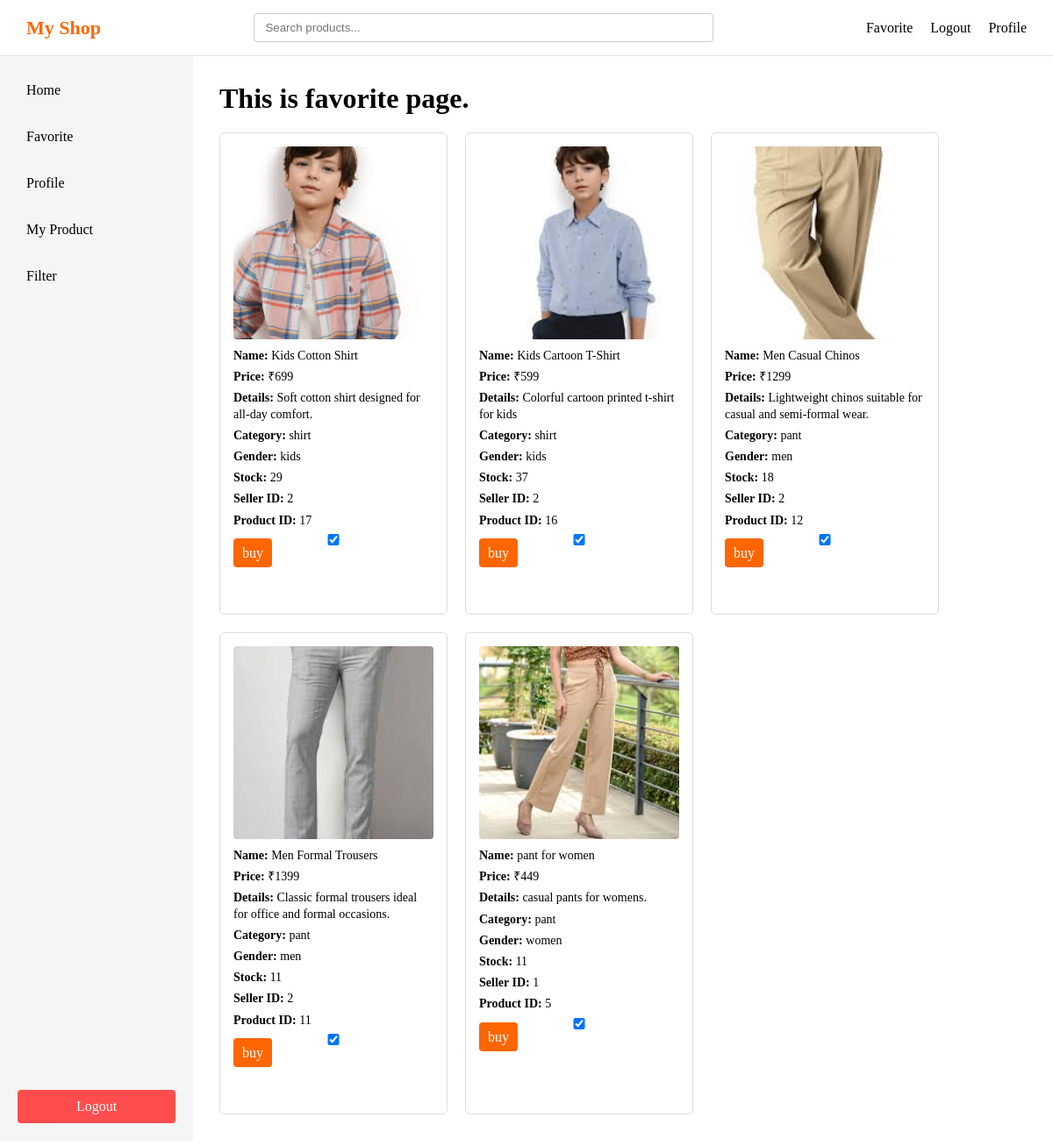
The app's page /favorite (signed in) with its own data.
### app/models/product.py (models this page shows)
class Product(db.Model):
    id=db.Column(db.Integer, primary_key = True)
    product_name = db.Column(db.String(100))
    product_price= db.Column(db.Integer)
    product_image= db.Column(db.String(200))
    product_details = db.Column(db.Text)
    product_category = db.Column(db.String(100))
    product_gender= db.Column(db.String(20))
    product_stock= db.Column(db.Integer)
    status = db.Column(db.String(10),nullable=False,default='active')
    seller_id = db.Column(db.Integer, db.ForeignKey('user.id'))

### app/interaction/routes.py (the view)
@interaction_bp.route('/favorite',methods=['POST','GET'])
def favorite():
    if 'user' not in session:
        return redirect(url_for('auth.login'))
    username = session.get('user')
    user = User.query.filter_by(username= username).first()
    query = (db.session.query(Product).join(UserProduct, Product.id == UserProduct.product_id).filter(UserProduct.user_id == user.id))
    products = query.order_by(Product.id.desc()).all()
    liked_products = [ up.product_id for up in UserProduct.query.filter_by(user_id=user.id).all()]
    return render_template('favorite.html', user = user , products = products , liked_products = liked_products)

### app/templates/favorite.html (shortened to what this page needs)
<!DOCTYPE html>
<html lang="en">
<head>
    <link rel="stylesheet" href="{{ url_for('static', filename='style.css') }}">
</head>
<body>
    <div class="header">
        <div class="logo">My Shop</div>
        <div class="searchbar" id="searchbar">
            <input type="text" id="search" placeholder="Search products..." />
        </div>
        <div class="right">
            <div class="favorite"><a href="/favorite">Favorite</a></div>
            <div class="logout"><a href="/logout">Logout</a></div>
            <div class="profile"><a href="/profile">Profile</a></div>
        </div>
    </div>
    <div class="layout">
        <div class="sidebar">
            <div class="top">
                <div class="home" id="sidebar-home">Home</div>
                <div class="favorite" id="sidebar-favorite">Favorite</div>
                <div class="profile" id="sidebar-profile">Profile</div>
                {% if user.user_type == 's' %}
                <div class="my_product" id="sidebar-myproduct">My Product</div>
                {% endif %}
                <div class="filter" id="sidebar-filter">Filter</div>
            </div>
            <div class="logout" id="sidebar-logout">Logout</div>
        </div>
        <div class="main">
            <h1>This is favorite page.</h1>
            {% if products %}
            <div class="products">
                {% for product in products %}
                <div class="product-card">
                    <img src="{{ url_for('static', filename='uploads/' + product.product_image) }}">
                    <p><strong>Name:</strong> {{ product.product_name }}</p>
                    <p><strong>Price:</strong> ₹{{ product.product_price }}</p>
                    <p><strong>Details:</strong> {{ product.product_details }}</p>
                    <p><strong>Category:</strong> {{ product.product_category }}</p>
                    <p><strong>Gender:</strong> {{ product.product_gender }}</p>
                    <p><strong>Stock:</strong> {{ product.product_stock }}</p>
                    <p><strong>Seller ID:</strong> {{ product.seller_id }}</p>
                    <p><strong>Product ID:</strong> {{ product.id }}</p>
                    <input type="checkbox" class="like-checkbox" data-product-id="{{ product.id }}" {% if product.id in
                        liked_products %} checked {% endif %}>
                    <div class="buybutton">
                        <a href="{{ url_for('payment.buyButton', product_id=product.id) }}">buy</a>
                    </div>
                </div>
                {% endfor %}
            </div>
            {% endif %}
        </div>
    </div>
</body>
</html>

### app/static/style.css (style rules this page uses)
* { margin: 0; padding: 0; box-sizing: border-box; }
.header { display: flex; align-items: center; justify-content: space-between; padding: 15px 30px; background-color: #ffffff; border-bottom: 1px solid #ddd; width: 100%; }
.logo { font-size: 22px; font-weight: bold; color: #ff6600; white-space: nowrap; }
.searchbar { flex: 1; display: flex; justify-content: center; }
.searchbar input { width: 60%; min-width: 250px; padding: 8px 12px; border: 1px solid #ccc; border-radius: 4px; }
.right { display: flex; align-items: center; gap: 20px; white-space: nowrap; }
.right a, .right div { text-decoration: none; color: #000; cursor: pointer; font-weight: 500; }
.layout { display: flex; height: calc(100vh - 70px); }
.sidebar { width: 220px; height: 100%; background-color: #f5f5f5; padding: 20px; display: flex; flex-direction: column; }
.sidebar .top { flex: 1; overflow-y: auto; display: flex; flex-direction: column; gap: 15px; }
.sidebar .top div { padding: 10px; cursor: pointer; border-radius: 4px; }
.sidebar .logout { padding: 10px; background-color: #ff4d4d; color: white; text-align: center; border-radius: 4px; cursor: pointer; flex-shrink: 0; }
.main { flex: 1; padding: 30px; background-color: #ffffff; overflow-y: auto; }
.products { display: grid; grid-template-columns: repeat(auto-fill, 260px); gap: 20px; margin-top: 20px; }
.products > div { width: 260px; height: 550px; border: 1px solid #ddd; border-radius: 6px; padding: 15px; background-color: #fff; display: flex; flex-direction: column; overflow: hidden; }
.products img { width: 100%; height: 220px; object-fit: cover; border-radius: 4px; margin-bottom: 10px; }
.products p { font-size: 14px; margin-bottom: 6px; line-height: 1.3; }
.buybutton a, .products button { margin-top: auto; padding: 8px 10px; border-radius: 4px; text-align: center; background-color: #ff6600; color: white; text-decoration: none; border: none; cursor: pointer; }

### records on screen
Product: product_image (picture), product_name "Kids Cotton Shirt", product_price "699", product_details "Soft cotton shirt designed for all-day comfort.", product_category "shirt", product_gender "kids", product_stock "29", seller_id "2", id "17", id "☑"
Product: product_image (picture), product_name "Kids Cartoon T-Shirt", product_price "599", product_details "Colorful cartoon printed t-shirt for kids", product_category "shirt", product_gender "kids", product_stock "37", seller_id "2", id "16", id "☑"
Product: product_image (picture), product_name "Men Casual Chinos", product_price "1299", product_details "Lightweight chinos suitable for casual and semi-formal wear.", product_category "pant", product_gender "men", product_stock "18", seller_id "2", id "12", id "☑"
Product: product_image (picture), product_name "Men Formal Trousers", product_price "1399", product_details "Classic formal trousers ideal for office and formal occasions.", product_category "pant", product_gender "men", product_stock "11", seller_id "2", id "11", id "☑"
Product: product_image (picture), product_name "pant for women", product_price "449", product_details "casual pants for womens.", product_category "pant", product_gender "women", product_stock "11", seller_id "1", id "5", id "☑"
